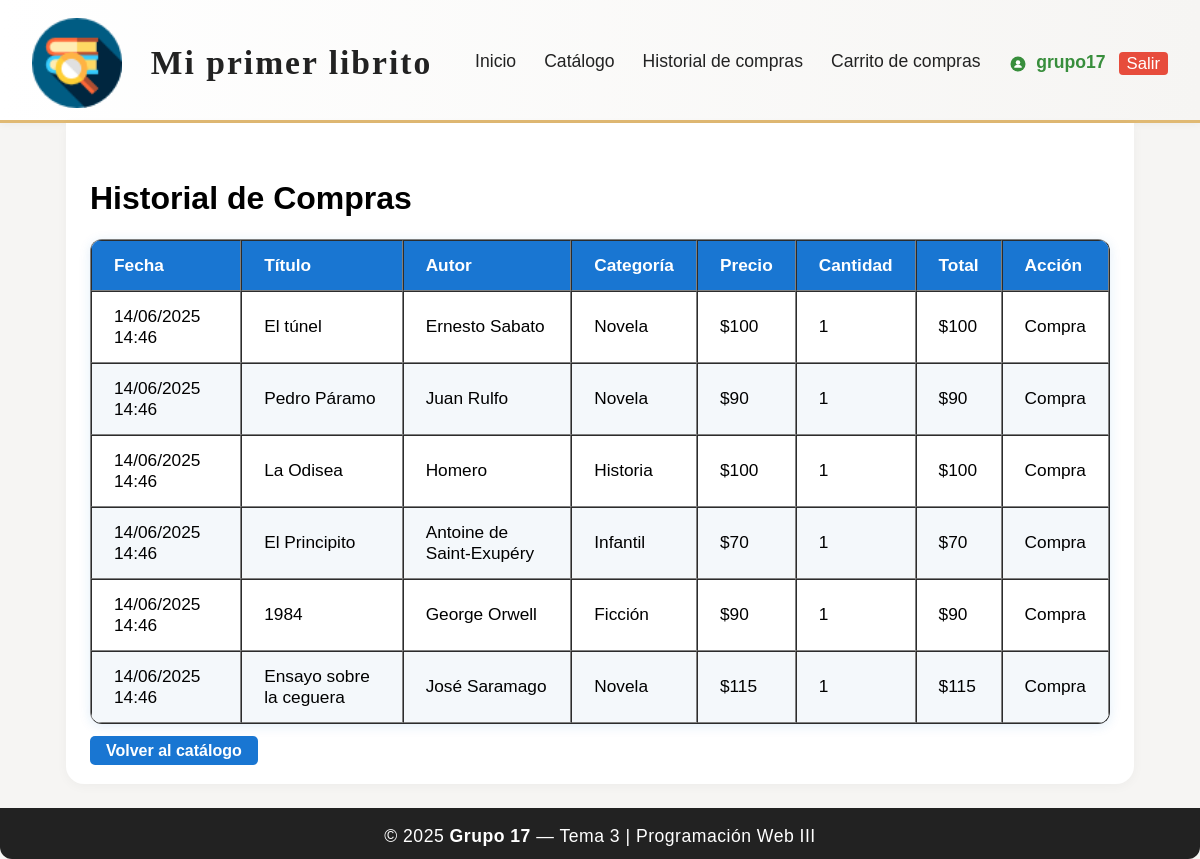
/historial/ (signed in), run on the app's committed database.
### app/models.py (models this page shows, shortened)
class Historial(models.Model):
    usuario = models.ForeignKey(User, on_delete=models.CASCADE, null=True, blank=True)
    titulo = models.CharField(max_length=100, null=True, blank=True)
    autor = models.CharField(max_length=100, null=True, blank=True)
    fecha_publicacion = models.DateField(null=True, blank=True)
    categoria = models.CharField(max_length=100, blank=True, null=True)
    precio = models.IntegerField(default=0, null=True, blank=True)
    cantidad = models.PositiveIntegerField(default=1, null=True, blank=True)
    total = models.IntegerField(default=0, null=True, blank=True)
    accion = models.CharField(max_length=100, null=True, blank=True)
    fecha = models.DateTimeField(auto_now_add=True, null=True, blank=True)

### app/views.py (the view)
# urls.py: path('historial/', views.historial_compras, name='historial_compras'),
@login_required
def historial_compras(request):
    historial = Historial.objects.filter(usuario=request.user).order_by('-fecha')
    return render(request, 'historial_compras.html', {'historial': historial})

### app/templates/historial_compras.html (shortened to what this page needs)
{% load static %}
<!DOCTYPE html>
<html lang="es">
<head>
    <link rel="stylesheet" href="{% static 'estilos.css' %}">
</head>
<body>
    <div class="layout-flex">
        <header class="main-header">
            <div class="header-content">
                <img src="{% static 'img/libreriaicon.png' %}" alt="Logo" class="logo-header">
                <div class="header-title">
                    <span class="logo-text">Mi primer <strong>librito</strong></span>
                </div>
                <nav class="main-nav">
                    <a href="{% url 'inicio' %}">Inicio</a>
                    <a href="{% url 'catalogo_libros' %}">Catálogo</a>
                    <a href="{% url 'historial_compras' %}">Historial de compras</a>
                    <a href="{% url 'ver_carrito' %}">Carrito de compras</a>
                </nav>
                <div class="user-menu">
                    {% if user.is_authenticated %}
                        <span style="color: #388e3c; font-weight: bold;">
                            <svg xmlns="http://www.w3.org/2000/svg" width="18" height="18" viewBox="0 0 24 24" fill="#388e3c" style="vertical-align: middle; margin-right: 4px;"><circle cx="12" cy="12" r="10"/><circle cx="12" cy="10" r="3" fill="#fff"/><path d="M12 13c-3 0-5 1.5-5 3v1h10v-1c0-1.5-2-3-5-3z" fill="#fff"/></svg>
                            {{ user.username }}
                            <a href="{% url 'usuario_logout' %}" class="logout-btn" title="Cerrar sesión" style="margin-left:8px; padding:2px 8px; background:#e74c3c; color:#fff; border-radius:4px; font-size:0.95em; text-decoration:none; font-weight:500; vertical-align:middle;">Salir</a>
                        </span>
                    {% else %}
                        <span>Invitado</span>
                    {% endif %}
                </div>
            </div>
        </header>
        <main class="main-content">
            <h1>Historial de Compras</h1>
            <table class="modern-table" border="1" cellpadding="5" style="margin-top: 20px;">
                <thead>
                    <tr>
                        <th>Fecha</th>
                        <th>Título</th>
                        <th>Autor</th>
                        <th>Categoría</th>
                        <th>Precio</th>
                        <th>Cantidad</th>
                        <th>Total</th>
                        <th>Acción</th>
                    </tr>
                </thead>
                <tbody>
                    {% if historial %}
                        {% for item in historial %}
                        <tr>
                            <td>{{ item.fecha|date:'d/m/Y H:i' }}</td>
                            <td>{{ item.titulo }}</td>
                            <td>{{ item.autor }}</td>
                            <td>{{ item.categoria }}</td>
                            <td>${{ item.precio }}</td>
                            <td>{{ item.cantidad }}</td>
                            <td>${{ item.total }}</td>
                            <td>{{ item.accion }}</td>
                        </tr>
                        {% endfor %}
                    {% else %}
                        <tr><td colspan="8">No hay compras registradas.</td></tr>
                    {% endif %}
                </tbody>
            </table>
            <br>
            <a href="{% url 'catalogo_libros' %}" style="padding: 6px 16px; background: #1976d2; color: white; border-radius: 5px; text-decoration: none; font-weight: bold;">Volver al catálogo</a>
        </main>
        <footer class="main-footer">
            <span>&copy; 2025 <strong>Grupo 17</strong> — Tema 3 | Programación Web III</span>
        </footer>
    </div>
</body>
</html>

### app/static/estilos.css (style rules this page uses)
body { margin: 0; padding: 0; min-height: 100vh; font-family: Arial, sans-serif; background: #f4f8fb; }
.layout-flex { min-height: 100vh; display: flex; flex-direction: column; background: #f6f5f3; }
.main-header { background: linear-gradient(90deg, #fff 0%, #f6f5f3 100%); border-bottom: 3px solid #e0b973; box-shadow: 0 2px 8px rgba(0,0,0,0.04); }
.header-content { display: flex; align-items: center; justify-content: space-between; max-width: 1200px; margin: 0 auto; padding: 18px 32px 12px 32px; }
.logo-header { width: 90px; height: auto; margin-right: 18px; }
.header-title { display: flex; flex-direction: column; margin-right: 32px; }
.logo-text { font-size: 2.1em; font-family: 'Georgia', serif; font-weight: bold; color: #222; letter-spacing: 2px; }
.main-nav { display: flex; gap: 28px; }
.main-nav a { color: #222; font-weight: 500; text-decoration: none; font-size: 1.1em; transition: color 0.2s, border-bottom 0.2s; border-bottom: 2px solid transparent; padding-bottom: 2px; }
.user-menu { color: #222; font-size: 1.1em; font-weight: 500; margin-left: 18px; }
.main-content { flex: 1; max-width: 1020px; margin: 0 auto; width: 95%; padding: 36px 24px 24px 24px; background: #fff; border-radius: 0 0 18px 18px; box-shadow: 0 2px 12px rgba(0,0,0,0.04); }
.main-footer { background: #222; color: #fff; text-align: center; padding: 18px 0 12px 0; font-size: 1.1em; letter-spacing: 0.5px; border-radius: 0 0 12px 12px; margin-top: 24px; }
.modern-table { border-collapse: separate; border-spacing: 0; min-width: 400px; background: #fff; border-radius: 12px; box-shadow: 0 2px 12px #1976d220; overflow: hidden; font-size: 1.08em; }
.modern-table th, .modern-table td { padding: 14px 22px; text-align: left; }
.modern-table thead { background: #1976d2; color: #fff; }
.modern-table tbody tr:nth-child(even) { background: #f4f8fb; }

### data on the page
Historial: fecha "14/06/2025 14:46", titulo "El túnel", autor "Ernesto Sabato", categoria "Novela", precio "100", cantidad "1", total "100", accion "Compra"
Historial: fecha "14/06/2025 14:46", titulo "Pedro Páramo", autor "Juan Rulfo", categoria "Novela", precio "90", cantidad "1", total "90", accion "Compra"
Historial: fecha "14/06/2025 14:46", titulo "La Odisea", autor "Homero", categoria "Historia", precio "100", cantidad "1", total "100", accion "Compra"
Historial: fecha "14/06/2025 14:46", titulo "El Principito", autor "Antoine de Saint-Exupéry", categoria "Infantil", precio "70", cantidad "1", total "70", accion "Compra"
Historial: fecha "14/06/2025 14:46", titulo "1984", autor "George Orwell", categoria "Ficción", precio "90", cantidad "1", total "90", accion "Compra"
Historial: fecha "14/06/2025 14:46", titulo "Ensayo sobre la ceguera", autor "José Saramago", categoria "Novela", precio "115", cantidad "1", total "115", accion "Compra"

### other printed values
{{ user.username }} "grupo17"
